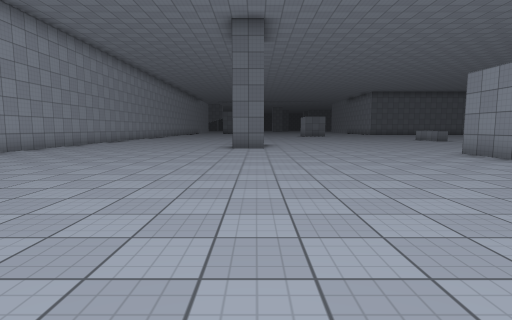
[1] (above)

18 first-person views from a walk through a Unity game level. The camera is 1.3 m above the floor, tilts 6° down and sees 80° across. The floor is counted in squares, 2 m on a side. Each view is taken from the middle of a square. On the plan, view 1 faces up. The plan holds only what a view shows up to about 10 squares ahead; the rest is blank. The place goes on beyond the plan. Surface patterns are stand-ins for the level's own textures.

[2]
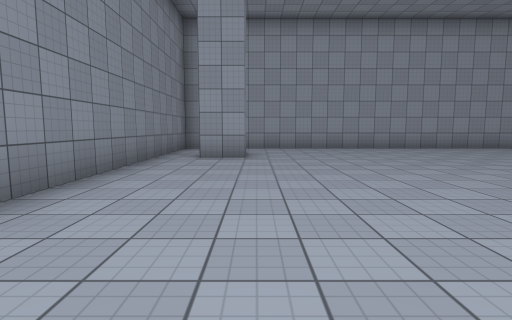

[3]
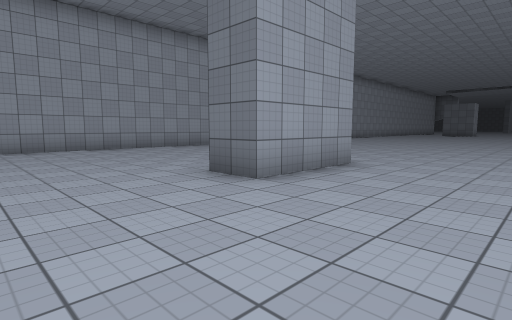

[4]
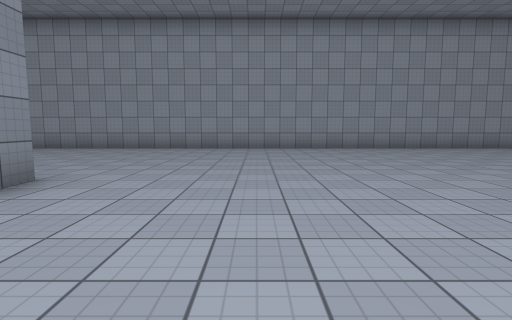

[5]
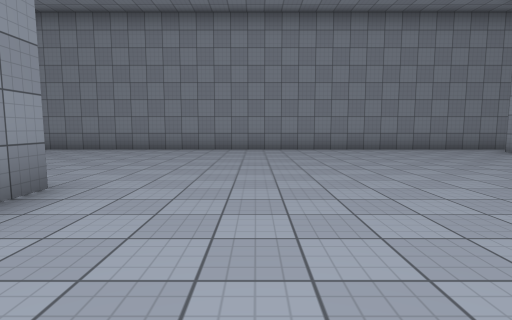

[6]
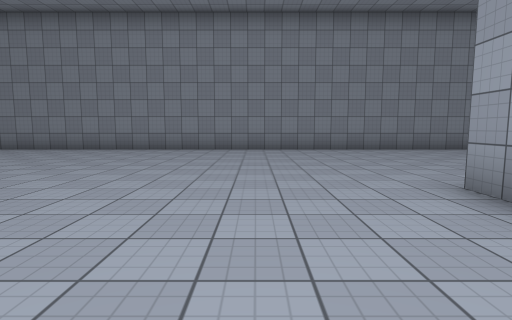

[7]
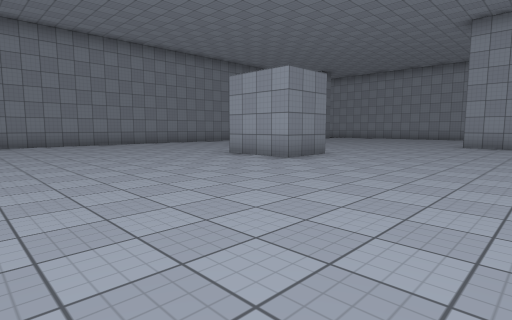

[8]
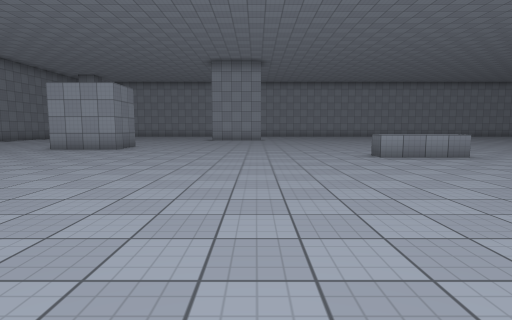

[9]
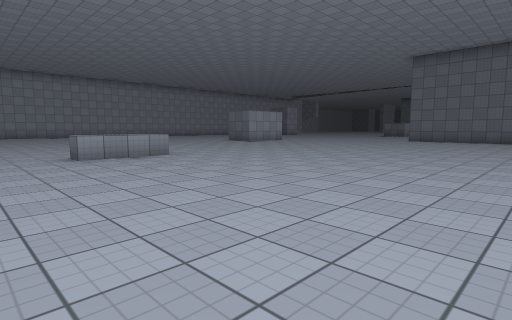

[10]
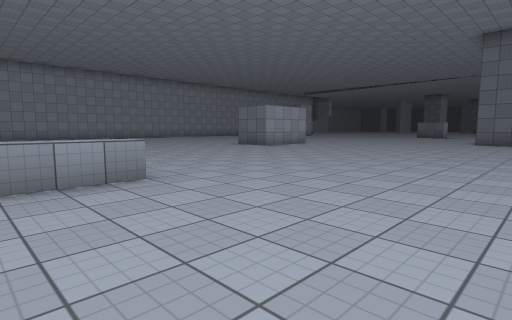

[11]
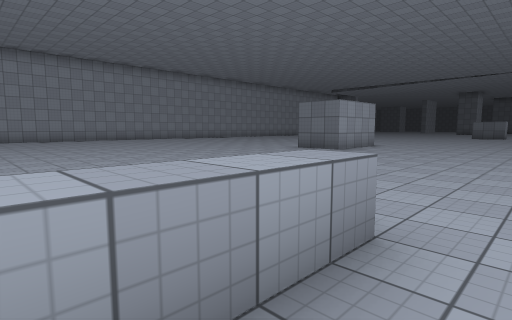

[12]
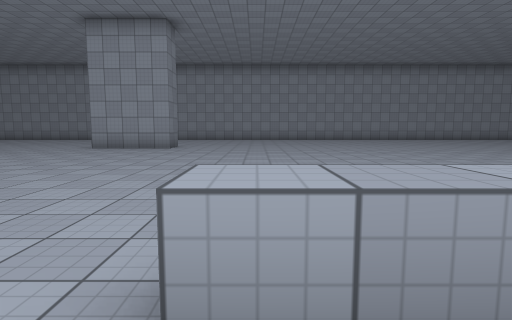

[13]
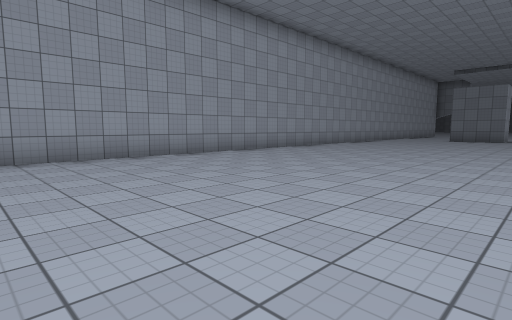

[14]
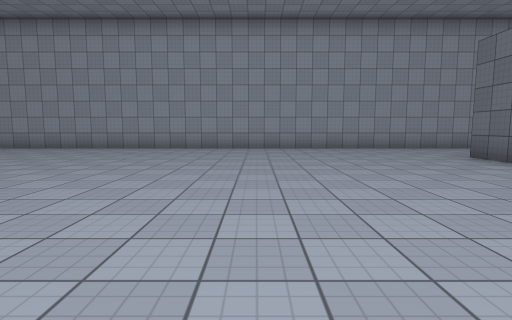

[15]
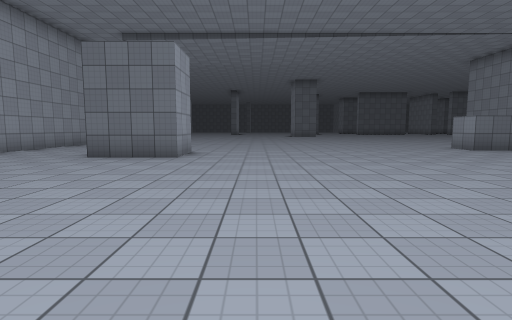

[16]
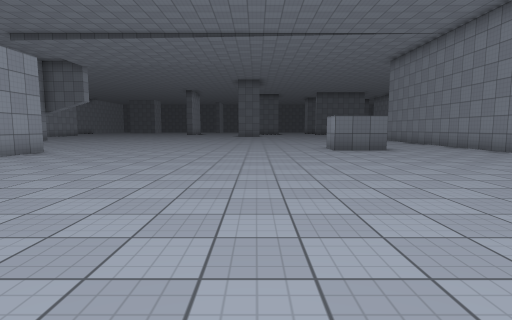

[17]
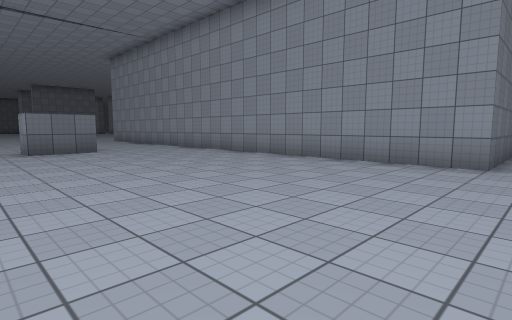

[18]
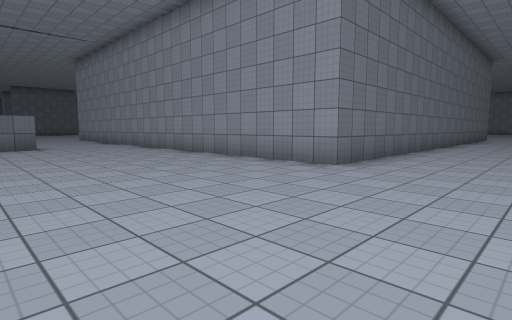

### Floor plan
Points are (right, up) in squares from view 1. A wall is a line through its corners. A room is listed if a view was taken in it or the views show most of it. See-through windows are left out.
Room 1 (views 1, 2, 3, 4, 5, 6, 7, 8, 9, 10, 11, 12, 13, 14, 15, 16, 17, 18)
walls: (5.3, 24.5) (5.3, 23.3) (4, 23.3); (-0.8, 12.3) (0.3, 12.3) (0.3, 9.8) (-0.8, 9.8); (5.3, 5.8) (5.3, 7.8) (6.7, 7.8) (6.7, 5.8); (17.5, 28.7) (10.8, 28.7) (10.8, 38.1); (-3.8, 1.8) (-3.8, 0.8); (7.9, 36.7) (6.3, 36.7) (6.3, 37.8); (-1.7, 36.2) (-1.7, 34.8) (-3.8, 34.8); (-6.7, 38.1) (-6.7, -0.2) (16.8, -0.2)
low walls: (9.3, 16.9) (9.3, 14.8) (8.8, 14.8)

Where each view was taken, in squares from view 1:
view 1: 0 up, 0 right, facing up
view 2: 2 up, 3 right, facing left
view 3: 7 up, 3 right, facing up-left
view 4: 15 up, 3 right, facing left
view 5: 9 up, 3 right, facing down
view 6: 9 up, 9 right, facing down
view 7: 12 up, 12 right, facing down-left
view 8: 12 up, 16 right, facing left
view 9: 13 up, 16 right, facing up-left
view 10: 15 up, 13 right, facing up-left
view 11: 15 up, 10 right, facing up-left
view 12: 15 up, 10 right, facing left
view 13: 18 up, 0 right, facing up-left
view 14: 30 up, 3 right, facing left
view 15: 28 up, 0 right, facing up
view 16: 28 up, 4 right, facing up
view 17: 28 up, 5 right, facing up-right
view 18: 26 up, 6 right, facing up-right
